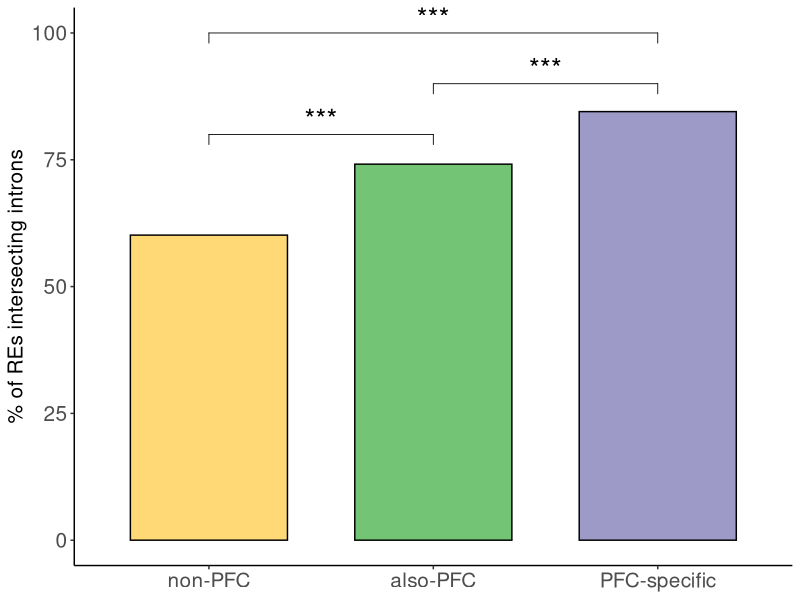

The R script that drew this image:
.libPaths("/nfs/users2/rg/bborsari/software/R-3.5.2/library")


#************
# LIBRARIES *
#************

library(ggplot2)
library(ggpubr)
library(cowplot)

setwd("/no_backup/rg/bborsari/projects/enhancers_neural_development/ELS.vs.psychENCODE/")



#************
# FUNCTIONS *
#************

map.pvals <- function(x){
  
  if (x < 0.001) {
    
    pval = "***"
    
  } else if (x < 0.01) {
    
    pval = "**"
    
  } else if (x < 0.05) {
    
    pval = "*"
     
  } else {
    
    pval = "ns"
    
  }
  
  return(pval)
  
}


#********
# BEGIN *
#********


df <- data.frame(intersecting = c(556460, 48917, 11046),
                 total = c(925190, 65983, 13073),
                 type = c("non-PFC", "also-PFC", "PFC-specific"))
df$type <- factor(df$type, levels = c("non-PFC", "also-PFC", "PFC-specific"))

# 1. compute p-values and OR of Fisher test

pvals <- c()
OR <- c()

## 1.1 non-PFC vs. also-PFC
m <- matrix(c(df[df$type=="non-PFC", "intersecting"],
              (df[df$type=="non-PFC", "total"] - df[df$type=="non-PFC", "intersecting"]),
              df[df$type=="also-PFC", "intersecting"],
              (df[df$type=="also-PFC", "total"] - df[df$type=="also-PFC", "intersecting"])),
            byrow = T, nrow = 2)

my.test <- fisher.test(m)
pvals <- c(pvals, my.test$p.value)
OR <- c(OR, my.test$estimate)


## 1.2 also-PFC vs. PFC-specific
m <- matrix(c(df[df$type=="also-PFC", "intersecting"],
              (df[df$type=="also-PFC", "total"] - df[df$type=="also-PFC", "intersecting"]),
              df[df$type=="PFC-specific", "intersecting"],
              (df[df$type=="PFC-specific", "total"] - df[df$type=="PFC-specific", "intersecting"])),
            byrow = T, nrow = 2)

my.test <- fisher.test(m)
pvals <- c(pvals, my.test$p.value)
OR <- c(OR, my.test$estimate)


## 1.3 non-PFC vs. PFC-specific
m <- matrix(c(df[df$type=="non-PFC", "intersecting"],
              (df[df$type=="non-PFC", "total"] - df[df$type=="non-PFC", "intersecting"]),
              df[df$type=="PFC-specific", "intersecting"],
              (df[df$type=="PFC-specific", "total"] - df[df$type=="PFC-specific", "intersecting"])),
            byrow = T, nrow = 2)

my.test <- fisher.test(m)
pvals <- c(pvals, my.test$p.value)
OR <- c(OR, my.test$estimate)


# 2. generate df with results from Fisher test
Fisher.res <- data.frame(pvals = pvals,
                         OR = OR,
                         combinations = c("non-PFC vs. also-PFC",
                                          "also-PFC vs. PFC-specific",
                                          "non-PFC vs. PFC-specific"))

Fisher.res$label <- sapply(Fisher.res$pvals, map.pvals)
Fisher.res$xmin <- c(1, 2, 1)
Fisher.res$xmax <- c(2, 3, 3)
Fisher.res$y_pos <- c(80, 90, 100)



# 3. make plot

pdf("~/public_html/enhancers_neural_development/plots/fig.1a.pdf", height = 6, width = 5)
ggplot(df, aes(x=type, y=(intersecting/total)*100, fill = type)) +
  geom_bar(stat="identity", width = .7, color = "black") +
  scale_fill_manual(values = c("#fed976", "#74c476", "#9e9ac8")) +
  guides(fill = F) +
  theme_bw() + 
  theme(panel.border = element_blank(), 
        panel.grid.major = element_blank(),
        panel.grid.minor = element_blank(), 
        axis.line = element_line(colour = "black"),
        axis.title.x = element_blank(),
        axis.title.y = element_text(size = 15),
        axis.text = element_text(size = 15)) +
  ylim(0, 100) +
  ylab("% of REs intersecting introns") +
  geom_bracket(
    xmin = as.numeric(Fisher.res$xmin), 
    xmax = Fisher.res$xmax,
    y.position = Fisher.res$y_pos, 
    label = Fisher.res$label,
    tip.length = 0.05,
    inherit.aes = F,
    label.size = 7
  )

dev.off()
